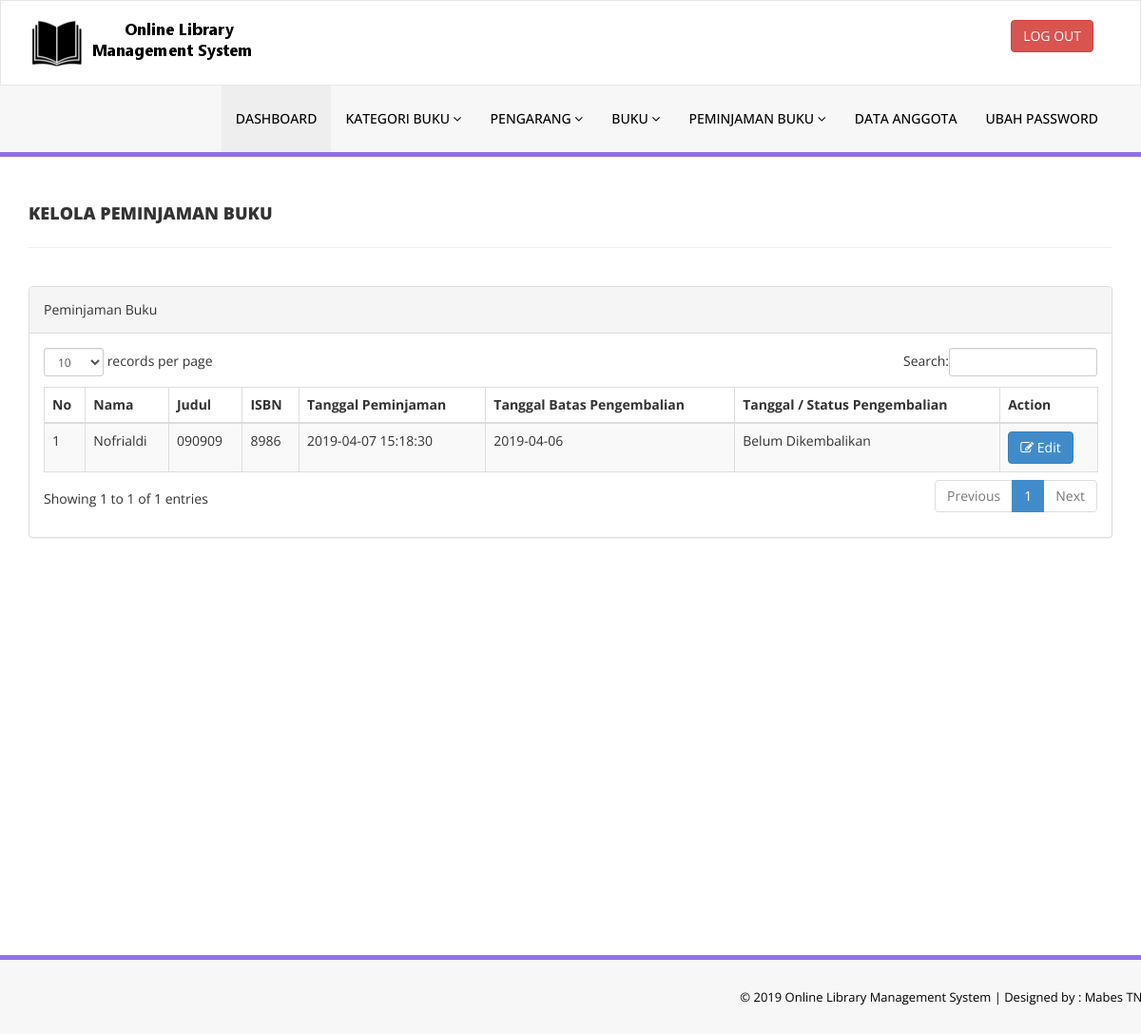
The app's page /admin/manage-issued-books.php (signed in) with its own data.
### tables this page shows
CREATE TABLE `tblissuedbookdetails` (
  `id` int(11) NOT NULL,
  `BookId` int(11) DEFAULT NULL,
  `StudentID` varchar(150) DEFAULT NULL,
  `IssuesDate` timestamp NULL DEFAULT CURRENT_TIMESTAMP,
  `ReturnDate` timestamp NULL DEFAULT NULL ON UPDATE CURRENT_TIMESTAMP,
  `RetrunStatus` int(1) DEFAULT NULL,
  `fine` int(11) DEFAULT NULL,
  `Batas` date DEFAULT NULL
);

CREATE TABLE `tblstudents` (
  `id` int(11) NOT NULL,
  `StudentId` varchar(100) DEFAULT NULL,
  `FullName` varchar(120) DEFAULT NULL,
  `EmailId` varchar(120) DEFAULT NULL,
  `MobileNumber` char(11) DEFAULT NULL,
  `Password` varchar(120) DEFAULT NULL,
  `Status` int(1) DEFAULT NULL,
  `RegDate` timestamp NULL DEFAULT CURRENT_TIMESTAMP,
  `UpdationDate` timestamp NULL DEFAULT NULL ON UPDATE CURRENT_TIMESTAMP,
  `Pangkat` varchar(255) DEFAULT NULL,
  `NRP` varchar(255) DEFAULT NULL,
  `Jabatan` varchar(255) DEFAULT NULL,
  `Satuan` varchar(255) DEFAULT NULL
);

CREATE TABLE `tblbooks` (
  `id` int(11) NOT NULL,
  `BookName` varchar(255) DEFAULT NULL,
  `CatId` int(11) DEFAULT NULL,
  `AuthorId` int(11) DEFAULT NULL,
  `ISBNNumber` int(11) DEFAULT NULL,
  `BookPrice` int(11) DEFAULT NULL,
  `RegDate` timestamp NULL DEFAULT CURRENT_TIMESTAMP,
  `UpdationDate` timestamp NULL DEFAULT NULL ON UPDATE CURRENT_TIMESTAMP,
  `Gambar` varchar(255) DEFAULT NULL
);

### admin/manage-issued-books.php (the view, shortened to what this page needs)
<?php
include('includes/config.php');
if(strlen($_SESSION['alogin'])==0)
    {
header('location:index.php');
}
else{
    ?>
<!DOCTYPE html>
<html xmlns="http://www.w3.org/1999/xhtml">
<head>
    <link href="assets/css/bootstrap.css" rel="stylesheet" />
    <link href="assets/css/font-awesome.css" rel="stylesheet" />
    <link href="assets/js/dataTables/dataTables.bootstrap.css" rel="stylesheet" />
    <link href="assets/css/style.css" rel="stylesheet" />
</head>
<body>
<?php include('includes/header.php');?>
    <div class="content-wrapper">
         <div class="container">
        <div class="row pad-botm">
            <div class="col-md-12">
                <h4 class="header-line">Kelola Peminjaman Buku</h4>
    </div>
     <div class="row">
</div>
        </div>
            <div class="row">
                <div class="col-md-12">
                    <div class="panel panel-default">
                        <div class="panel-heading">
                          Peminjaman Buku
                        </div>
                        <div class="panel-body">
                            <div class="table-responsive">
                                <table class="table table-striped table-bordered table-hover" id="dataTables-example">
                                    <thead>
                                        <tr>
                                            <th>No</th>
                                            <th>Nama</th>
                                            <th>Judul</th>
                                            <th>ISBN </th>
                                            <th>Tanggal Peminjaman</th>
                                            <th>Tanggal Batas Pengembalian</th>
                                            <th>Tanggal / Status Pengembalian</th>
                                            <th>Action</th>
                                        </tr>
                                    </thead>
                                    <tbody>
<?php $sql = "SELECT tblstudents.FullName,tblbooks.BookName,tblbooks.ISBNNumber,tblissuedbookdetails.IssuesDate,tblissuedbookdetails.ReturnDate,tblissuedbookdetails.Batas,tblissuedbookdetails.id as rid from  tblissuedbookdetails join tblstudents on tblstudents.StudentId=tblissuedbookdetails.StudentId join tblbooks on tblbooks.id=tblissuedbookdetails.BookId order by tblissuedbookdetails.id desc";
$query = $dbh -> prepare($sql);
$query->execute();
$results=$query->fetchAll(PDO::FETCH_OBJ);
$cnt=1;
if($query->rowCount() > 0)
{
foreach($results as $result)
{               ?>
                                        <tr class="odd gradeX">
                                            <td class="center"><?php echo htmlentities($cnt);?></td>
                                            <td class="center"><?php echo htmlentities($result->FullName);?></td>
                                            <td class="center"><?php echo htmlentities($result->BookName);?></td>
                                            <td class="center"><?php echo htmlentities($result->ISBNNumber);?></td>
                                            <td class="center"><?php echo htmlentities($result->IssuesDate);?></td>
                                            <td class="center"><?php echo htmlentities($result->Batas);?></td>
                                            <td class="center"><?php if($result->ReturnDate=="")
                                            {
                                                echo htmlentities("Belum Dikembalikan");
                                            } else {
                                            echo htmlentities($result->ReturnDate);
}
                                            ?></td>
                                            <td class="center">
                                            <a href="update-issue-bookdeails.php?rid=<?php echo htmlentities($result->rid);?>"><button class="btn btn-primary"><i class="fa fa-edit "></i> Edit</button>
                                            </td>
                                        </tr>
 <?php $cnt=$cnt+1;}} ?>
                                    </tbody>
                                </table>
                            </div>
                        </div>
                    </div>
                </div>
            </div>
    </div>
    </div>
  <?php include('includes/footer.php');?>
</body>
</html>
<?php } ?>

### admin/assets/css/style.css (style rules this page uses)
.content-wrapper { margin-top: 40px; min-height:800px; padding-bottom:90px; }
.header-line { font-weight:900; padding-bottom:25px; border-bottom:1px solid #eeeeee; text-transform:uppercase; }
.pad-botm { padding-bottom:30px; }

### records on screen
tblissuedbookdetails: tblstudents.FullName "Nofrialdi", BookId.BookName "090909", BookId.ISBNNumber "8986", IssuesDate "2019-04-07 15:18:30", Batas "2019-04-06"
